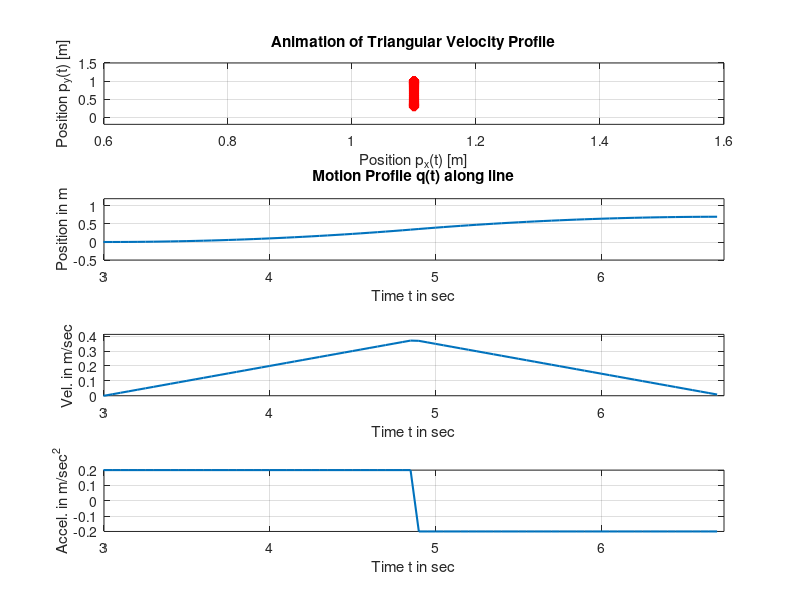
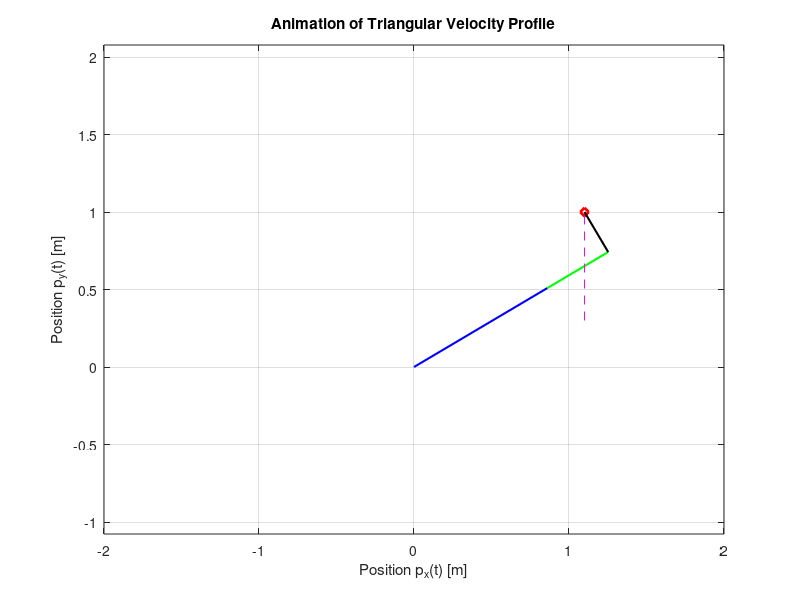
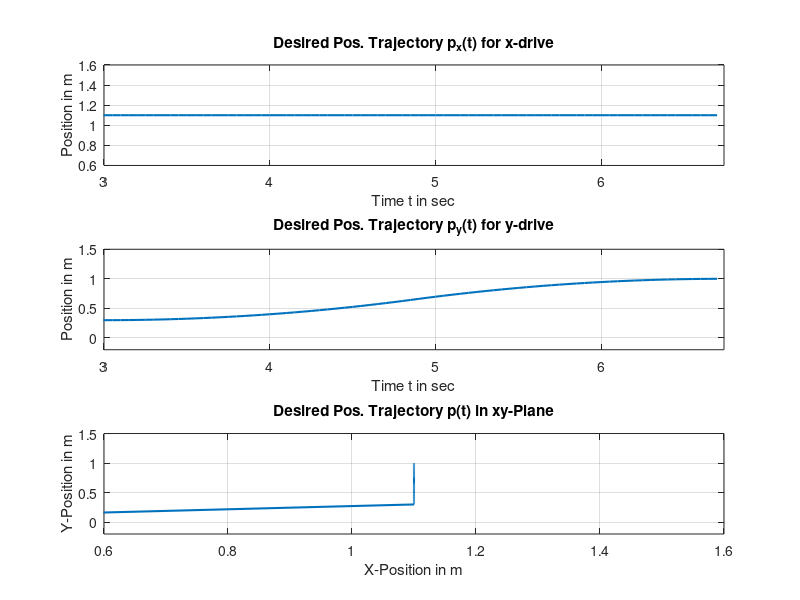
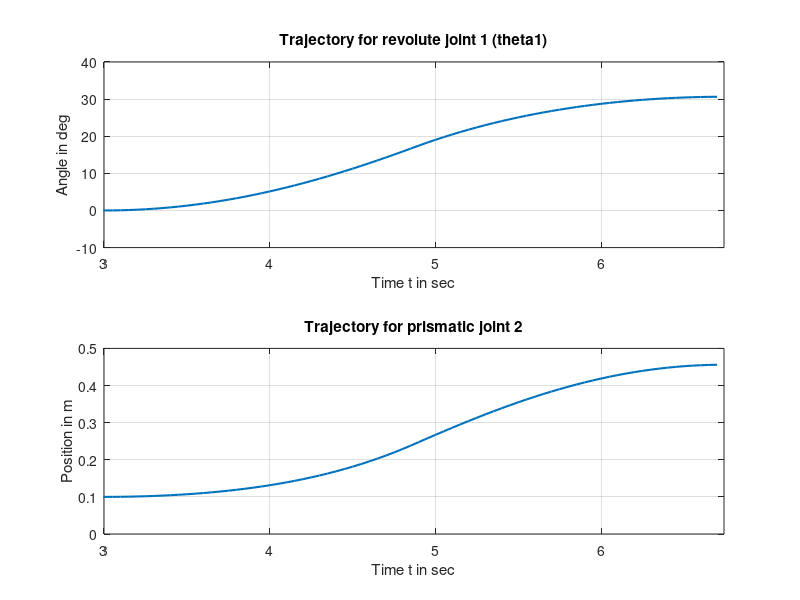

Source code (MATLAB) for these figures, in order:
%% Visualization of a Planar RP Robot (first joint revolute, second joint prismatic) 
%% Trajectory Generation based on Triangular Profile
%*******************************************

clear all % clear workspace
close all % close all plots / figures
clc % clear command window 


%% Structure of this file
% 1 - calculation of profile parameters (= planning)
% 2 - calculation of position q(t) AND p(t) for every sample point (= interpolation)
% 3 - calculation of joint angles/positions theta1(t), d from inverse 
%     kinematic solution 
% 4 - animation of 2D movement and plots 
% 
% Note: the animation can be stored as a video
%       saveAnimation = 0; --> no video created and stored
%       saveAnimation = 1; --> video created and stored in workspace as *.avi
saveAnimation = 0;

% *******************************************
%% Robot Parameters
% *******************************************
L1 = 1; % link lenght in m
dmax = 0.8; % maximum value for prismatic joint reach
L3 = 0.3; % link lenght in m

% *******************************************
%% Part 1 - Calculation of parameters necessary for triang. profile
% *******************************************
%% Input paramters to the planning problem:
t0 = 3;  % Starting time 0sec 

% Some sets of start / end points for testing:
p0 = [1.1 , 0.3]'; % Stat position of TCP in xy-coordinates
p1 = [1.1 , 1]'; % End position of TCP in xy-coordintes

%% Check whether start and end point are within reach of robot
% Once you are able to generate a trajectory and everything is working fine
% here as a last (!) part of this exercise some lines of code which check
% whether the start point and the end point is reachable by the robot can be added. 
% Hint: You can use the related section from the planar 2-arm robot example from
% lecture here as a template.


%% Distance from p0 to p1
qDist = sqrt((p0(1)-p1(1))^2+(p0(2)-p1(2))^2);

%% Parameters for the triangular vel. profile q(t) on the straight line
q0 = 0;  % Starting position in m
q1 = qDist;  % End position in m
aa = 0.2;% Acceleration level in m/sec^2 in the direction of the line

%% Calculation of profile parameters (i.e. switching times) for triangular profile
DeltaQ = q1-q0; % overall travel distance
t1 = t0+ (2*sqrt((DeltaQ)/aa)); % end time
ta = (t0+t1)/2; % switching time from accel. to decel. phase


%% Calculation of switching velocity related to switching time ta 
%  --> maximum velocity within the movement: v(ta)
a2=aa/2;
a1=-aa*t0;
a0=q0 +(aa/2)*(t0^2);

c2=-aa/2;
c1=aa*t1;
c0=q1 -(aa/2)*(t1^2);
vta = 2*a2*ta+a1;
vMax=vta;

%% To save the animation - create video
if (saveAnimation == 1) % ONLY if animation shall be saved as video
myVideo = VideoWriter('MyAnimationTriangVel_2ArmRobot_2D'); %create video file
myVideo.FrameRate = 5;  %5 - 10 works well typically
open(myVideo)
end

% *******************************************
%% Parts 2 (interpolation), 3 (inv. kin. sol.) & 3 (animation) for every sample point in time 
% *******************************************
% Parameters 
DeltaT = 0.05; % Sampling time for trajectory in seconds

%% Evaluation / interpolation for each time step
% (here in a FOR loop as we are not working on a real-time system)
% Variables:
% - Variable tAct (= t in the equations) is the current time for the evaluation of the profile
% - Variable qtAct (= q(t)) is the current position on the line at time tAct
% - Variable ptAct (= p(t)) is the current position of the TCP in xy-coordinates 
% - Variable theta1Act (= theta1(t)) is the joint angle at time tAct, 
%            dAct (= d(t)) is the current position of the prismatic joint
%   
for tAct = t0:DeltaT:t1
    
    %%Interpolation 
    %%Evaluation of triangular vel. profile 
    %% Evaluation of triangular vel. profile 
    % Calculate current position q at current time tAct
    % Based on derived equations:
    if ( tAct<ta )    % tAct is in SECTION 1 (acceleration)
    qtAct = a2*(tAct^2)+ a1*tAct+a0;  % Current position q(t)
    dotQtAct = 2*a2*tAct+ a1; % Current velocity dot q(t)
    ddotQtAct = 2*a2; % Current acceleration ddot q(t)
    
    elseif ( tAct>ta ) % tAct is in SECTION 2 (deceleration)
    qtAct = c2*(tAct^2)+ c1*tAct+c0;  % Current position q(t)
    dotQtAct = 2*c2*tAct+ c1; % Current velocity dot q(t)
    ddotQtAct = 2*c2; % Current acceleration ddot q(t)
    end
    
    %%Calculation of position p(t) in xy-coordinates 
    % Calculate current position p(t) at current time tAct
    % Based on equations from lecture:
    %b=(L3)/sin(delta)
    %ptAct = [b*cos(theta1+ delta),b*sin(theta1+ delta)];
%     bsq= pxAct^2+pyAct^2
%     d=sqrtr(bsq-(L3)^2)-L1
    %d=sqrt(L1^2-L3^2)-L1
    %pAct=[(L1+d)*cos(theta1)-(L3*sin(theta1)),(L1+d)*sin(theta1)+(L3*cos(theta1))]
    ptAct=p0+(qtAct/qDist)*(p1-p0)
    %%
    %%************************************
    %% Inverse kinematic solution
    pxAct = ptAct(1); % Current Cartesian position of the TCP in x-direction
    pyAct = ptAct(2); % Current Cartesian position of the TCP in y-direction
    % Position of prismatic joint    
    bsq= pxAct^2+pyAct^2
    d=sqrt(bsq-(L3)^2)-L1
    dAct = d;
    % Angle of first joint theta1Act:
    delta=atan2(L3,L1+dAct) 
    theta1= atan2(pyAct,pxAct)-delta
    theta1Act = theta1;
    
    
    %%Animation (NO NEED FOR CHANGES BELOW)
    % Draw current postion of TCP (shape: "red diamond = rd") at time tAct
    % Generate graphics showing actual position of the "box"
    figure(1)
    subplot(4,1,1) % to plot 4 plots in one figure
    plot(ptAct(1),ptAct(2),'rd','Linewidth',2) % plot red diamond showing the center of the lin. motor slide
    hold on 
    xlim([p0(1)-0.5,p1(1)+0.5]) % limit x-axis of plot
    ylim([p0(2)-0.5, p1(2)+0.5])% limit y-axis of plot
    grid on % activate grid in plot
    xlabel('Position p_x(t) [m]')
    ylabel('Position p_y(t) [m]')
    title('Animation of Triangular Velocity Profile')
    drawnow % better animation and limitation to 20 updates per second of the plot
    
    %% Visualization of profile q(t), dot q(t), ddot q(t)
    % Collect all values q, dq, ddq over time until the current time tAct
    k = round(tAct / DeltaT)+1; % number of current sample +1
    tColl(k)=tAct; % collect time values in vector tColl
    qColl(k)=qtAct; % collect position values in vector qColl
    dotQColl(k)=dotQtAct; % collect vel. values in vector dotQColl
    ddotQColl(k)=ddotQtAct;% collect accel. values in vector ddotQColl
    
    %% Plot Animation of q, dq, ddq
    % Position plot
    subplot(4,1,2)
    plot(tColl, qColl,'Linewidth',1.5)
    title('Motion Profile q(t) along line')
    xlim([t0,t1])
    ylim([q0-0.5,q1+0.5])
    xlabel('Time t in sec')
    ylabel('Position in m')
    grid on
    
    % Velocity plot
    subplot(4,1,3)
    plot(tColl, dotQColl,'Linewidth',1.5)
    xlim([t0,t1])
    ylim([0,1.1*vMax])
    xlabel('Time t in sec')
    ylabel('Vel. in m/sec')
    grid on
    
    % Acceleration plot
    subplot(4,1,4)
    plot(tColl, ddotQColl,'Linewidth',1.5)
    xlim([t0,t1])
    ylim([-aa,+aa])
    xlabel('Time t in sec')
    ylabel('Accel. in m/sec^2')
    grid on
    
    %% Larger separated animation in 2D
    figure(2)
    plot(ptAct(1),ptAct(2),'rd','Linewidth',2) % plot red diamond showing the center of the lin. motor slide
    hold on 
    % plot line for first link from origin to end of 1st link
    plot([0,L1*cos(theta1Act)],[0,L1*sin(theta1Act)],'b','Linewidth',1.5)
    % plot line for second link from end of 1st link to end of second link
    pEndLink1 = [L1*cos(theta1Act),L1*sin(theta1Act)]';
    pEndLink2 = [(L1+dAct)*cos(theta1Act), (L1+dAct)*sin(theta1Act)]';
    plot([pEndLink1(1),pEndLink2(1)],[pEndLink1(2),pEndLink2(2)],'g','Linewidth',1.5)
    % plot line for 3rd "link" (fixed length L3) from end of 2nd link to TCP
    pEndLink2 = [(L1+dAct)*cos(theta1Act), (L1+dAct)*sin(theta1Act)]';
    pTCP_fwd  = [(L1+dAct)*cos(theta1Act)-L3*sin(theta1Act),...
                 (L1+dAct)*sin(theta1Act)+L3*cos(theta1Act)]';
    plot([pEndLink2(1),pTCP_fwd(1)],[pEndLink2(2),pTCP_fwd(2)],'k','Linewidth',1.5)
    
    
    % Straight line from p0 to p1 in magenta, dashed:
    plot([p0(1),p1(1)],[p0(2),p1(2)],'--m')
    hold off
    xlim([-L1-L1,L1+L1]) % limit x-axis of plot
    xlim([-L1-L1,L1+L1])% limit y-axis of plot
    axis equal
    grid on % activate grid in plot
    xlabel('Position p_x(t) [m]')
    ylabel('Position p_y(t) [m]')
    title('Animation of Triangular Velocity Profile')
    drawnow
    
    %% Visualization of trajectories for the position p_x(t), p_y(t)
    % Collect all values over time until the current time tAct
    k = round(tAct / DeltaT)+1; % number of current sample +1
    tColl(k)=tAct; % collect time values in vector tColl
    pXColl(k)=ptAct(1); % collect desired pos. x direction
    pYColl(k)=ptAct(2); % collect desired pos. y direction
    
    %% Visualization of trajectories for the position theta1(t), d(t)
    % Collect all values over time until the current time tAct
    k = round(tAct / DeltaT)+1; % number of current sample +1
    tColl(k)=tAct; % collect time values in vector tColl
    theta1Coll(k) = theta1Act; % collect desired angle joint 1 theta1(t)
    dColl(k) = dAct; % collect desired pos. joint 2 d(t)
    
    %% Write video
    if (saveAnimation == 1) % ONLY if animation shall be saved as video
    frame = getframe(gcf); %get frame
    writeVideo(myVideo, frame);
    end
end

%% Close video
if (saveAnimation == 1) % ONLY if animation shall be saved as video
close(myVideo)
end

%% Plot Cartesian Trajectories for xy
    % Position plots
    % x-position
    figure
    subplot(3,1,1)
    plot(tColl, pXColl,'Linewidth',1.5)
    title('Desired Pos. Trajectory p_x(t) for x-drive')
    xlim([t0, t1]) % Limits of time axis
    ylim([p0(1)-0.5,p1(1)+0.5]) % Limits of position in x-direction
    xlabel('Time t in sec')
    ylabel('Position in m')
    grid on

    % y-position
    subplot(3,1,2)
    plot(tColl, pYColl,'Linewidth',1.5)
    title('Desired Pos. Trajectory p_y(t) for y-drive')
    xlim([t0, t1])    % Limits of time axis
    ylim([p0(2)-0.5,p1(2)+0.5])% Limits of position in y-direction
    xlabel('Time t in sec')
    ylabel('Position in m')
    grid on
    
    % xy-position
    subplot(3,1,3)
    plot(pXColl, pYColl,'Linewidth',1.5)
    title('Desired Pos. Trajectory p(t) in xy-Plane')
    xlim([p0(1)-0.5,p1(1)+0.5])% Limits of position in x-direction
    ylim([p0(2)-0.5,p1(2)+0.5])% Limits of position in y-direction
    xlabel('X-Position in m')
    ylabel('Y-Position in m')
    grid on
    
    %% Plot Cartesian Trajectories for xy
    % Position plots
    % theta 1
    figure
    subplot(2,1,1)
    plot(tColl, theta1Coll *180/pi,'Linewidth',1.5)
    xlim([t0, t1]) % Limits of time axis
    xlabel('Time t in sec')
    ylabel('Angle in deg')
    title('Trajectory for revolute joint 1 (theta1)')
    grid on

    % d
    subplot(2,1,2)
    plot(tColl, dColl,'Linewidth',1.5)
    xlim([t0, t1]) % Limits of time axis
    xlabel('Time t in sec')
    ylabel('Position in m')
    title('Trajectory for prismatic joint 2')
    grid on
    
    